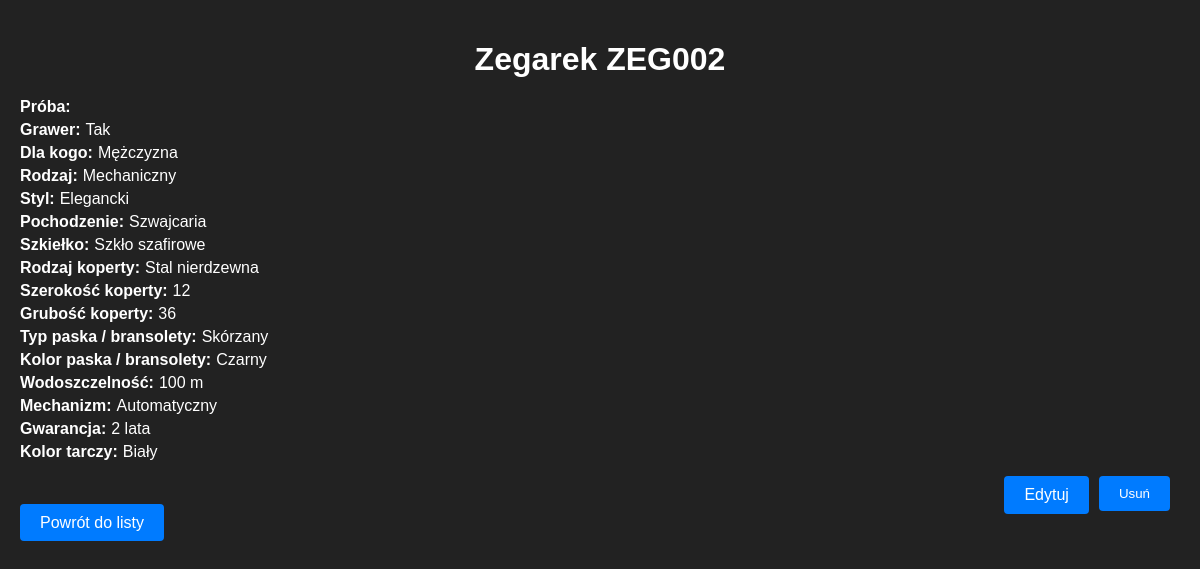
Screenshot of /watch/ZEG002 with the database file from the repository.
### watch.py (models this page shows)
class Watch(Base):
    __tablename__ = 'watches'
    kod_produktu = Column(String(50), primary_key=True)
    proba = Column(String(50))
    grawer = Column(Boolean)
    dla_kogo = Column(String(50))
    rodzaj = Column(String(50))
    styl = Column(String(50))
    pochodzenie = Column(String(50))
    szkielko = Column(String(50))
    rodzaj_koperty = Column(String(50))
    szerokosc_koperty = Column(String(50))
    grubosc_koperty = Column(String(50))
    typ_paska_bransolety = Column(String(50))
    kolor_paska_bransolety = Column(String(50))
    wodoszczelnosc = Column(String(50))
    mechanizm = Column(String(50))
    gwarancja = Column(String(50))
    kolor_tarczy = Column(String(50))

### app.py (the view)
@app.route('/watch/<watch_id>')
def watch(watch_id):
    watch = Watch.query.get(watch_id)
    return render_template('watch.html', watch=watch)

### templates/watch.html (shortened to what this page needs)
<!DOCTYPE html>
<html lang="pl">
<head>
    <link rel="stylesheet" href="/static/styles.css">
</head>
<body>
    <h1>Zegarek {{ watch.kod_produktu }}</h1>
    <div class="watch-details">
        <div class="watch-attribute">
            <span class="attribute-name">Próba:</span>
        </div>
        <div class="watch-attribute">
            <span class="attribute-name">Grawer:</span>
            <span class="attribute-value">{{ 'Tak' if watch.grawer else 'Nie' }}</span>
        </div>
        <div class="watch-attribute">
            <span class="attribute-name">Dla kogo:</span>
            <span class="attribute-value">{{ watch.dla_kogo }}</span>
        </div>
        <div class="watch-attribute">
            <span class="attribute-name">Rodzaj:</span>
            <span class="attribute-value">{{ watch.rodzaj }}</span>
        </div>
        <div class="watch-attribute">
            <span class="attribute-name">Styl:</span>
            <span class="attribute-value">{{ watch.styl }}</span>
        </div>
        <div class="watch-attribute">
            <span class="attribute-name">Pochodzenie:</span>
            <span class="attribute-value">{{ watch.pochodzenie }}</span>
        </div>
        <div class="watch-attribute">
            <span class="attribute-name">Szkiełko:</span>
            <span class="attribute-value">{{ watch.szkielko }}</span>
        </div>
        <div class="watch-attribute">
            <span class="attribute-name">Rodzaj koperty:</span>
            <span class="attribute-value">{{ watch.rodzaj_koperty }}</span>
        </div>
        <div class="watch-attribute">
            <span class="attribute-name">Szerokość koperty:</span>
            <span class="attribute-value">{{ watch.szerokosc_koperty }}</span>
        </div>
        <div class="watch-attribute">
            <span class="attribute-name">Grubość koperty:</span>
            <span class="attribute-value">{{ watch.grubosc_koperty }}</span>
        </div>
        <div class="watch-attribute">
            <span class="attribute-name">Typ paska / bransolety:</span>
            <span class="attribute-value">{{ watch.typ_paska_bransolety }}</span>
        </div>
        <div class="watch-attribute">
            <span class="attribute-name">Kolor paska / bransolety:</span>
            <span class="attribute-value">{{ watch.kolor_paska_bransolety }}</span>
        </div>
        <div class="watch-attribute">
            <span class="attribute-name">Wodoszczelność:</span>
            <span class="attribute-value">{{ watch.wodoszczelnosc }}</span>
        </div>
        <div class="watch-attribute">
            <span class="attribute-name">Mechanizm:</span>
            <span class="attribute-value">{{ watch.mechanizm }}</span>
        </div>
        <div class="watch-attribute">
            <span class="attribute-name">Gwarancja:</span>
            <span class="attribute-value">{{ watch.gwarancja }}</span>
        </div>
        <div class="watch-attribute">
            <span class="attribute-name">Kolor tarczy:</span>
            <span class="attribute-value">{{ watch.kolor_tarczy }}</span>
        </div>
    </div>
    <div class="watch-actions">
        <a href="/edit_watch/{{ watch.kod_produktu }}" class="button">Edytuj</a>
        <form action="/delete_watch/{{ watch.kod_produktu }}" method="post">
            <button type="submit" class="button button-danger">Usuń</button>
        </form>
    </div>
    <a href="/" class="button">Powrót do listy</a>
</body>
</html>

### static/styles.css (style rules this page uses)
body { font-family: Arial, sans-serif; background-color: #222; color: #fff; margin: 0; padding: 20px; }
h1 { text-align: center; margin-bottom: 20px; }
.watch-details { margin-bottom: 15px; }
.watch-attribute { display: flex; align-items: center; margin-bottom: 5px; }
.attribute-name { font-weight: bold; margin-right: 5px; }
.attribute-value { font-weight: normal; }
.watch-actions { display: flex; justify-content: flex-end; }
.button { background-color: #007bff; color: #fff; border: none; padding: 10px 20px; border-radius: 4px; cursor: pointer; margin-right: 10px; text-decoration: none; }

### rows the page displays
Watch: kod_produktu "ZEG002", grawer "Tak", dla_kogo "Mężczyzna", rodzaj "Mechaniczny", styl "Elegancki", pochodzenie "Szwajcaria", szkielko "Szkło szafirowe", rodzaj_koperty "Stal nierdzewna", szerokosc_koperty "12", grubosc_koperty "36", typ_paska_bransolety "Skórzany", kolor_paska_bransolety "Czarny", wodoszczelnosc "100 m", mechanizm "Automatyczny", gwarancja "2 lata", kolor_tarczy "Biały"
